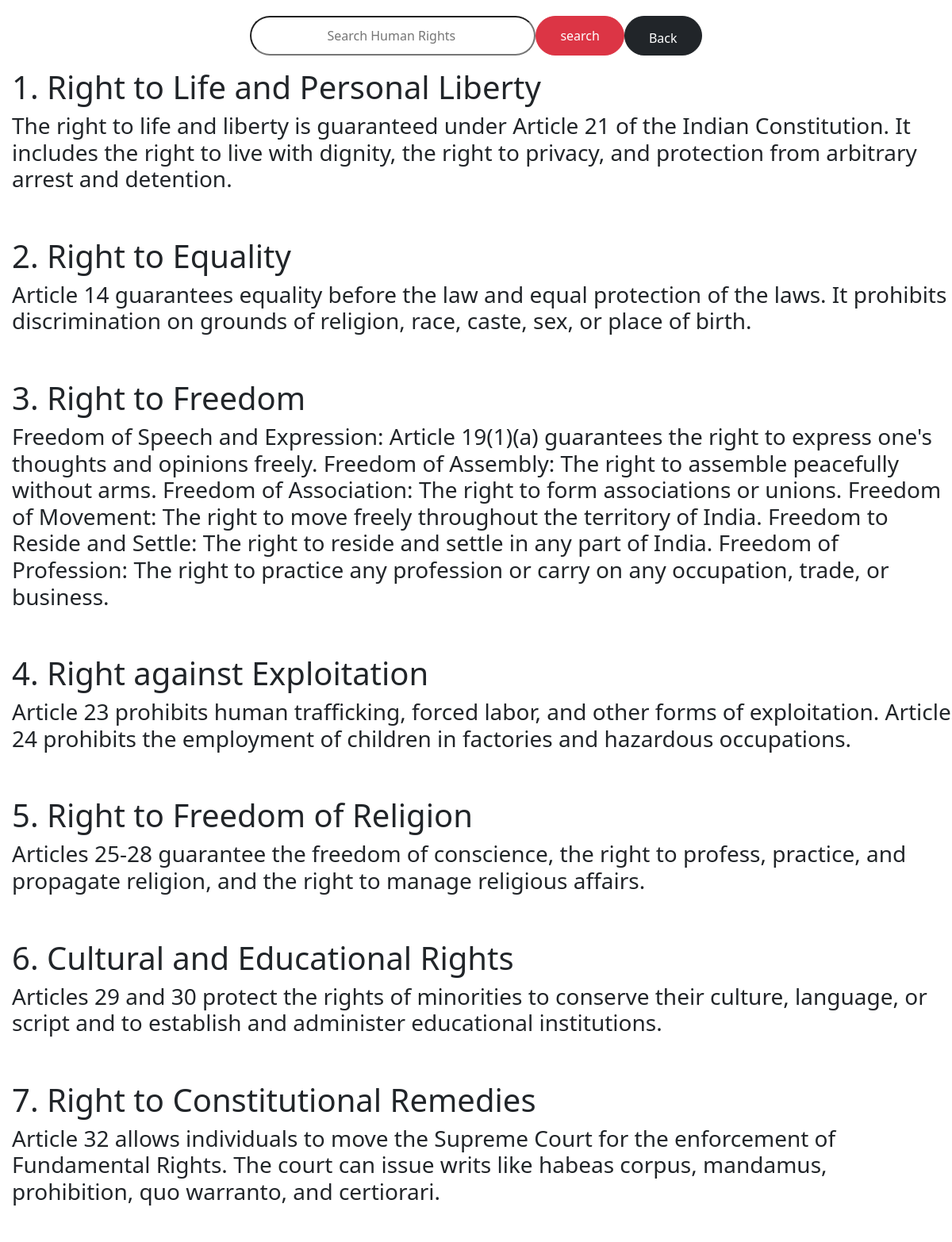
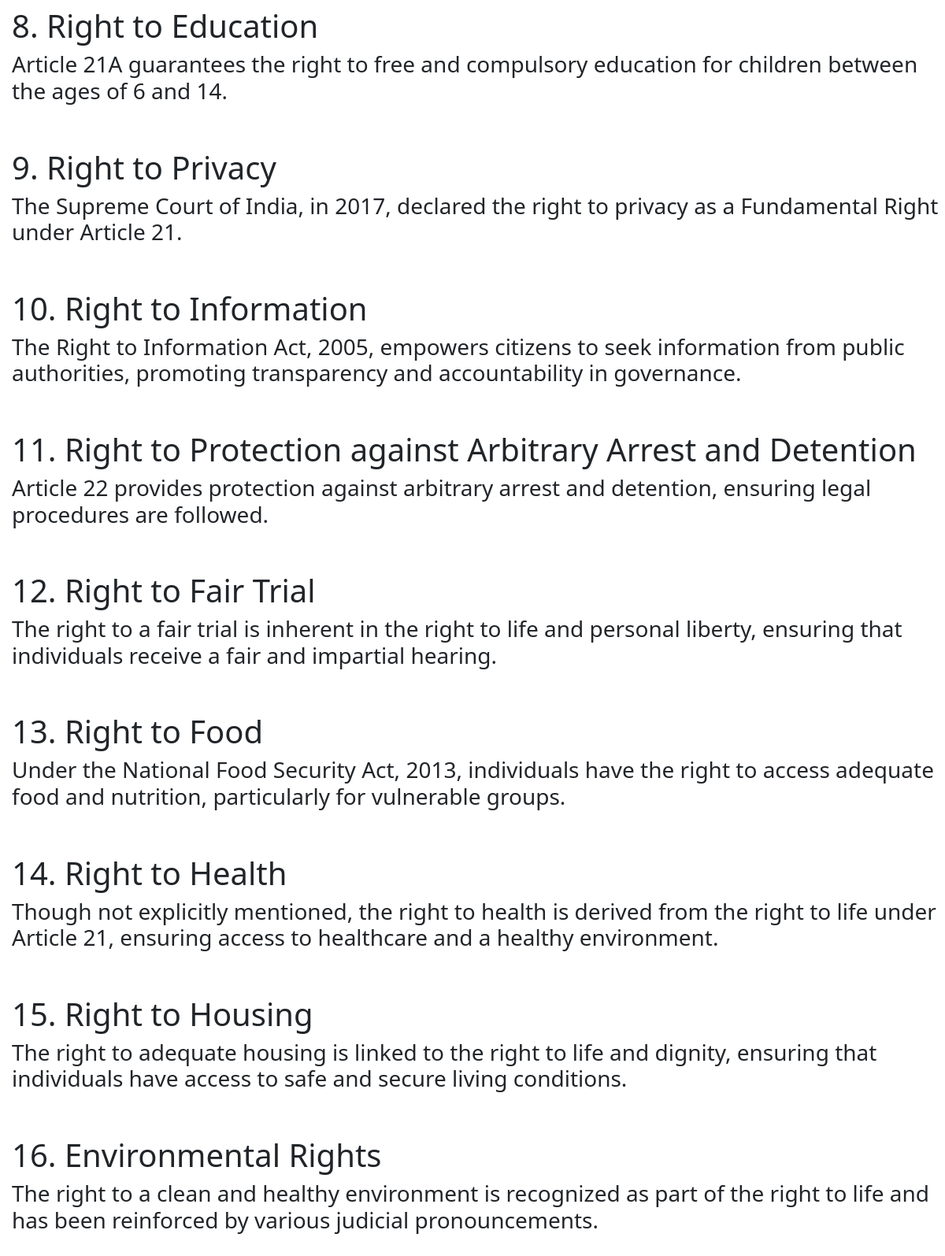
Screenshot of /humanRights/ with the database file from the repository (2 pictures, top to bottom).
### rights/models.py (models this page shows, shortened)
class humanRights(models.Model):
    Title = models.CharField(max_length=400)
    Description = models.CharField(max_length=5000)

### rights/views.py (the view)
# urls.py: path("humanRights/",human,name="humanRights"),
def human(request):
    query = request.GET.get('q')
    if query:
        human_right = humanRights.objects.filter(
            Q(Title__icontains=query) | Q(Description__icontains=query)
        )
    else:
        human_right = humanRights.objects.all()
    return render(request,"humanrights.html",{'human_right':human_right})

### rights/templates/humanrights.html (shortened to what this page needs)
<!DOCTYPE html>
<html lang="en">
<head>
    <link href="https://cdn.jsdelivr.net/npm/bootstrap@5.3.3/dist/css/bootstrap.min.css" rel="stylesheet">
</head>
<body>
    <form method="GET" action="{% url 'humanRights'%}" style="display: flex; justify-content: center; text-align: center;">
        <input type="text" style="border-radius:30px; border: 3px line; height: 50px; width: 30%; margin-top: 20px;text-align: center;" name="q" id="autocomplete" placeholder="Search Human Rights " >
        <input type="submit" class="btn btn-danger" style="padding-left: 30px; padding-right: 30px;border-radius: 30px; margin-top: 20px;"  value="search">
        <a href="{% url 'home' %}"class="btn btn-dark" style="padding-left: 30px; padding-top: 15px; padding-right: 30px; border-radius: 30px; margin-top: 20px; " >Back</a>
    </form>
    <div id="human">
        {% for h in human_right %}
        <h1>{{h.Title}}</h1> <h3>{{h.Description}}</h3><br><br>
        {% endfor %}
    </div>
</body>
</html>

### rights/templates/humanrights.html (style rules this page uses)
h1,h3 { margin-left: 15px; }

### rows the page displays
humanRights: Title "1. Right to Life and Personal Liberty", Description "The right to life and liberty is guaranteed under Article 21 of the Indian Constitution. It includes the right to live with dignity, the right to privacy, and protection from arbitrary arrest and detention."
humanRights: Title "2. Right to Equality", Description "Article 14 guarantees equality before the law and equal protection of the laws. It prohibits discrimination on grounds of religion, race, caste, sex, or place of birth."
humanRights: Title "3. Right to Freedom", Description "Freedom of Speech and Expression: Article 19(1)(a) guarantees the right to express one's thoughts and opinions freely. Freedom of Assembly: The right to assemble peacefully without arms. Freedom of Association: The right to form associations or unions. Freedom of Movement: The right to move freely throughout the territory of India. Freedom to Reside and Settle: The right to reside and settle in any part of India. Freedom of Profession: The right to practice any profession or carry on any occupation, trade, or business."
humanRights: Title "4. Right against Exploitation", Description "Article 23 prohibits human trafficking, forced labor, and other forms of exploitation. Article 24 prohibits the employment of children in factories and hazardous occupations."
humanRights: Title "5. Right to Freedom of Religion", Description "Articles 25-28 guarantee the freedom of conscience, the right to profess, practice, and propagate religion, and the right to manage religious affairs."
humanRights: Title "6. Cultural and Educational Rights", Description "Articles 29 and 30 protect the rights of minorities to conserve their culture, language, or script and to establish and administer educational institutions."
humanRights: Title "7. Right to Constitutional Remedies", Description "Article 32 allows individuals to move the Supreme Court for the enforcement of Fundamental Rights. The court can issue writs like habeas corpus, mandamus, prohibition, quo warranto, and certiorari."
humanRights: Title "8. Right to Education", Description "Article 21A guarantees the right to free and compulsory education for children between the ages of 6 and 14."
humanRights: Title "9. Right to Privacy", Description "The Supreme Court of India, in 2017, declared the right to privacy as a Fundamental Right under Article 21."
humanRights: Title "10. Right to Information", Description "The Right to Information Act, 2005, empowers citizens to seek information from public authorities, promoting transparency and accountability in governance."
humanRights: Title "11. Right to Protection against Arbitrary Arrest and Detention", Description "Article 22 provides protection against arbitrary arrest and detention, ensuring legal procedures are followed."
humanRights: Title "12. Right to Fair Trial", Description "The right to a fair trial is inherent in the right to life and personal liberty, ensuring that individuals receive a fair and impartial hearing."
humanRights: Title "13. Right to Food", Description "Under the National Food Security Act, 2013, individuals have the right to access adequate food and nutrition, particularly for vulnerable groups."
humanRights: Title "14. Right to Health", Description "Though not explicitly mentioned, the right to health is derived from the right to life under Article 21, ensuring access to healthcare and a healthy environment."
humanRights: Title "15. Right to Housing", Description "The right to adequate housing is linked to the right to life and dignity, ensuring that individuals have access to safe and secure living conditions."
humanRights: Title "16. Environmental Rights", Description "The right to a clean and healthy environment is recognized as part of the right to life and has been reinforced by various judicial pronouncements."
